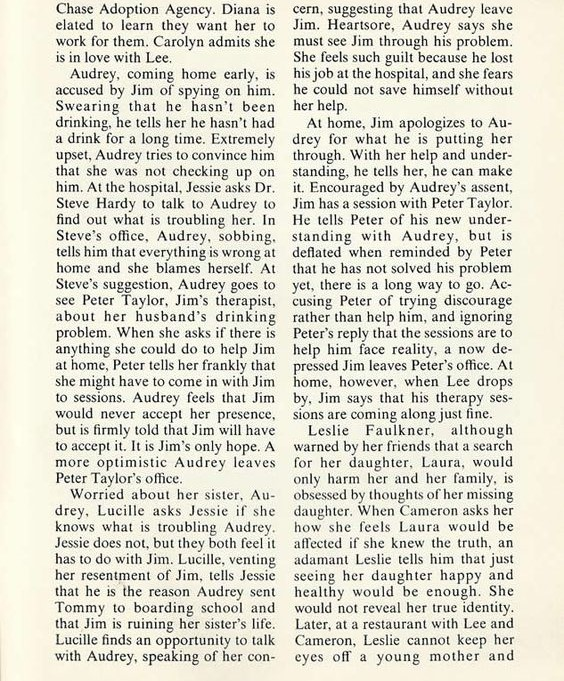
#> input picture threecolumn.jpg, 564 x 681 px
$ python 03OCR.py
#> lines starting #> are read from the running program, lines starting #| are printed output that depends on the picture; after the words box and inside, x2 and y2 are one past the last pixel; in counts of white or black regions, pixels touching at a corner belong together
import cv2
from PIL import Image
import pytesseract
import numpy as np

# [9 lines of commented-out code are left out]
image=cv2.imread("./threecolumn.jpg")
#> image is the input picture: shape (681, 564, 3); mean B, G, R 207.4, 219.9, 221.2
gray=cv2.cvtColor(image, cv2.COLOR_BGR2GRAY)
cv2.imwrite("./index_gray.png", gray)
# cv2.imshow("GrayScale", gray)
# cv2.waitKey(2000)
# to find the structure of the cokumn
blur=cv2.GaussianBlur(gray, (7,7), 0)
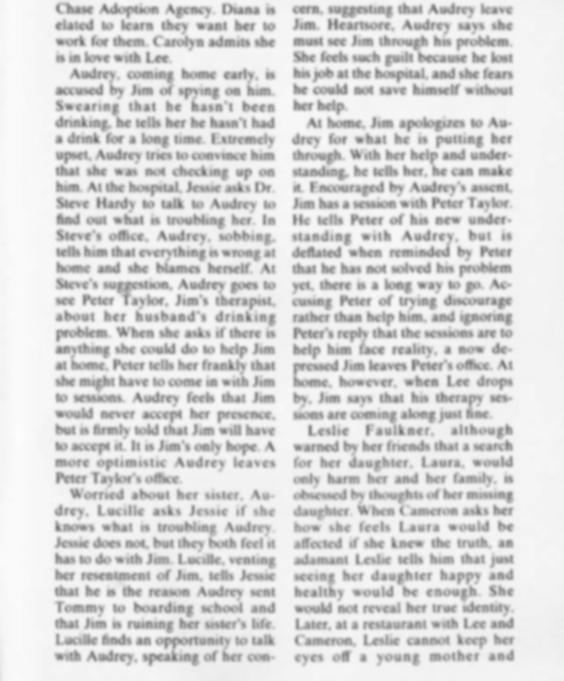
#> blur: shape (681, 564); min 107, max 253, mean 218.9
cv2.imwrite("./index_blur.jpg", blur)
thresh=cv2.threshold(blur, 0, 255, cv2.THRESH_BINARY_INV+cv2.THRESH_OTSU)[1]
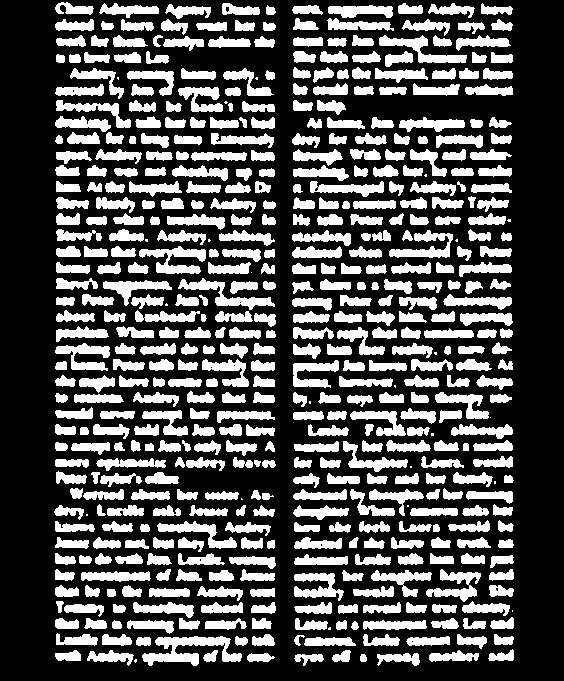
#> thresh: shape (681, 564); 31.4% white; 517 white regions (23 under 20 px), largest, box (x1, y1, x2, y2) and area: (142, 636, 242, 666) 1371, (139, 246, 206, 274) 917, (178, 278, 275, 310) 864
cv2.imwrite("./index_thresh.jpg", thresh)
# cv2.imshow("threshold", thresh)
# cv2.waitKey(2000)
kernel=cv2.getStructuringElement(cv2.MORPH_RECT, (3,13))
cv2.imwrite("./index_kernel.jpg",kernel)
# cv2.imshow("threshold", kernel)
# cv2.waitKey(2000)
dilate=cv2.dilate(thresh, kernel, iterations=1)
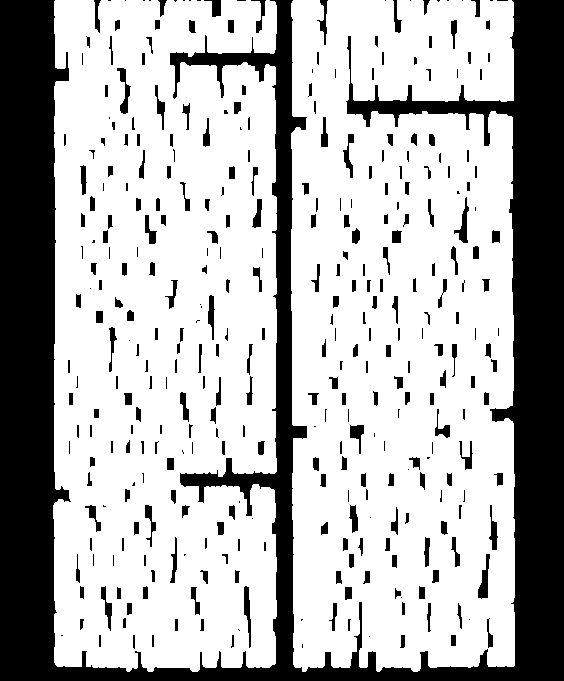
#> dilate: shape (681, 564); 70.3% white; 352 black regions (89 under 20 px)
cv2.imwrite("./index_dilate.jpg", dilate)
cnts = cv2.findContours(dilate, cv2.RETR_EXTERNAL, cv2.CHAIN_APPROX_SIMPLE)
#> cnts = 2 contours; box (x1, y1, x2, y2) and area: (53, 0, 277, 672) 142052, (291, 0, 515, 672) 141790
cnts = cnts[0] if len(cnts) == 2 else cnts[1]
cnts=sorted(cnts,key=lambda x:cv2.boundingRect(x)[0])

results=[]

for c in cnts:
    x,y,w,h = cv2.boundingRect(c)
    # For each contour, this line calculates the bounding rectangle around it using the cv2.boundingRect() function. The function returns four values: x and y are the coordinates of the top-left corner of the rectangle, and w and h are its width and height.
    if h>200 and w >20:
        # This line checks whether the height (h) is greater than 200 and the width (w) is greater than 20. This condition is used to filter out small contours that might not be significant.
        roi = image[y:y+h, x:x+h]
        # If the contour passes the height and width conditions, this line extracts a region of interest (ROI) from the original image. It uses array slicing to define the region based on the bounding rectangle coordinates.
        cv2.rectangle(image, (x,y), (x+w, y+h), (36,255,12), 2)
        # This line draws a green rectangle around the detected region of interest on the original image. The rectangle is defined by two points: (x, y) for the top-left corner and (x+w, y+h) for the bottom-right corner. The color of the rectangle is represented by the tuple (36, 255, 12) (BGR values), and the thickness is set to 2 pixels.
#> (the run stopped early here; a loop or call above may not have finished)
